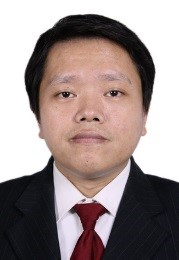
%> input picture CHT/CH01/1.jpg, 179 x 260 px
$ octave fig4.m   (GNU Octave 9; MATLAB toolbox functions it lacks are replaced by stand-ins)
%> lines starting %> are read from the running program, lines starting %| are printed output that depends on the picture; in (x1, y1, x2, y2) boxes, pixels count from 0 and x2, y2 are one past the last pixel; in counts of white or black regions, pixels touching at a corner belong together; the program's own positions count from 1
a= im2bw(imread('1.jpg')); %輸入二值圖形
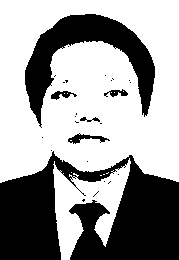
%> a: size 260x179 logical; 61.5% white; 27 black regions (21 under 20 px), largest, box (x1, y1, x2, y2) and area: (0, 151, 179, 260) 12508, (25, 14, 155, 128) 4939, (68, 133, 110, 144) 181, (51, 91, 77, 100) 117, (104, 89, 128, 97) 100, (80, 117, 100, 122) 50
b=[0 1 0;1 1 1;0 1 0];  %參數設定
c=imdilate(a,b);%膨脹動作
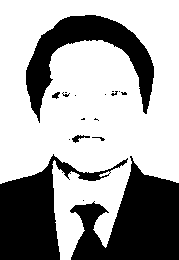
%> c: size 260x179 logical; 64.7% white; 18 black regions (12 under 20 px), largest, box (x1, y1, x2, y2) and area: (70, 156, 179, 260) 6615, (0, 154, 128, 260) 5179, (26, 15, 154, 123) 4444, (72, 135, 90, 143) 61, (52, 92, 60, 99) 33, (92, 137, 105, 141) 21
imshow(c)%顯示執行結果
